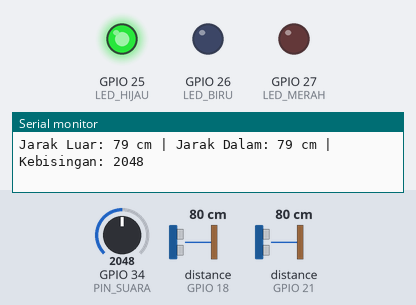
A sketch run on a simulated ESP32. Shown: output pins drawn as LEDs (lit = HIGH), the last lines printed to the serial monitor. Wiring (from diagram.json): 2 × ultrasonic range finder: trigger GPIO 5, echo GPIO 18 / trigger GPIO 19, echo GPIO 21. Dashed ring = blinking. The test bench sets the inputs (shaded band); at power-on: GPIO 34 (PIN_SUARA) = 2048, distance to the obstacle (sensors on GPIO 18, GPIO 21) 80 cm. The echo pulse lasts 58.3 µs per cm; pins used as bus, display or sensor lines are not drawn.

Above: at 1.2 s.
1.3 s: GPIO 34 (PIN_SUARA) set to 2455
2.8 s: GPIO 34 (PIN_SUARA) set to 2526
At 3.03 s:
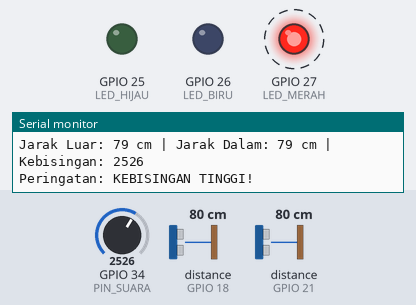
5.8 s: GPIO 34 (PIN_SUARA) set to 2460
At 7.0 s:
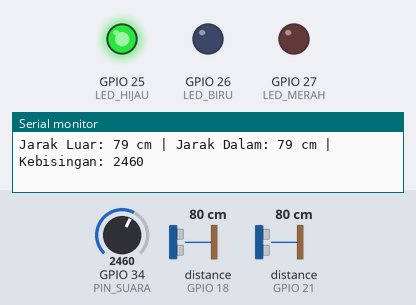
7.4 s: GPIO 34 (PIN_SUARA) set to 2540
At 7.96 s:
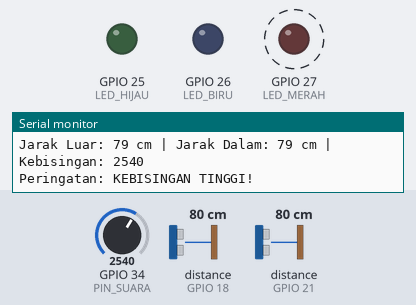
Timing chart, 0 to 11.4 s (numbered marks = the images above; inputs shaded):
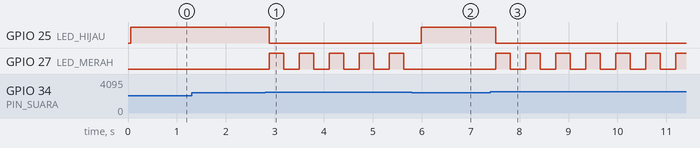

Measured:
- the behaviour switches between 2500 and 2501 on GPIO 34 (PIN_SUARA) (found by bisection; images 0 and 1)
- after the input at 2.8 s, GPIO 25 (LED_HIJAU): HIGH → LOW after 0.08 s; GPIO 27 (LED_MERAH): alternates HIGH for 0.30 s and LOW for 0.31 s, starting after 0.08 s
- after the input at 5.8 s, GPIO 25 (LED_HIJAU): LOW → HIGH after 0.19 s; GPIO 27 (LED_MERAH): stops changing and stays LOW
- after the input at 7.4 s, GPIO 25 (LED_HIJAU): HIGH → LOW after 0.11 s; GPIO 27 (LED_MERAH): alternates HIGH for 0.30 s and LOW for 0.31 s, starting after 0.11 s

The sketch:

sketch.ino
```cpp
// Konfigurasi Pin
const int LED_HIJAU = 25;
const int LED_BIRU = 26;
const int LED_MERAH = 27;

const int TRIG_LUAR = 5;
const int ECHO_LUAR = 18;
const int TRIG_DALAM = 19;
const int ECHO_DALAM = 21;
const int PIN_SUARA = 34; // Pin untuk simulasi sensor suara (Potensiometer)

// Variabel Sistem
int jumlahOrang = 0;
const int BATAS_JARAK = 50; // Jarak deteksi (cm)
int statusLangkah = 0;

void setup() {
  Serial.begin(115200);

  // Inisialisasi Pin
  pinMode(LED_HIJAU, OUTPUT);
  pinMode(LED_BIRU, OUTPUT);
  pinMode(LED_MERAH, OUTPUT);

  pinMode(TRIG_LUAR, OUTPUT);
  pinMode(ECHO_LUAR, INPUT);
  pinMode(TRIG_DALAM, OUTPUT);
  pinMode(ECHO_DALAM, INPUT);

  // Karena potensiometer adalah sensor analog, tidak wajib dideklarasikan, tapi disarankan
  pinMode(PIN_SUARA, INPUT);

  Serial.println("Sistem Smartroom Aktif!");
  Serial.println("Membaca data sensor...");
}

void loop() {
  // 1. Membaca nilai dari Potensiometer (Simulasi Suara)
  int nilaiKebisingan = analogRead(PIN_SUARA);

  // 2. Membaca jarak dari kedua sensor ultrasonik
  int jarakLuar = ukurJarak(TRIG_LUAR, ECHO_LUAR);
  int jarakDalam = ukurJarak(TRIG_DALAM, ECHO_DALAM);

  // 3. Menampilkan data secara real-time ke Serial Monitor
  Serial.print("Jarak Luar: "); Serial.print(jarakLuar); Serial.print(" cm | ");
  Serial.print("Jarak Dalam: "); Serial.print(jarakDalam); Serial.print(" cm | ");
  Serial.print("Kebisingan: "); Serial.println(nilaiKebisingan);

  // --- LOGIKA SENSOR SUARA ---
  // Jika nilai potensiometer diputar melewati batas (misal 2500)
  if (nilaiKebisingan > 2500) {
    Serial.println("Peringatan: KEBISINGAN TINGGI!");
    digitalWrite(LED_MERAH, HIGH);
    digitalWrite(LED_HIJAU, LOW);
    digitalWrite(LED_BIRU, LOW);
    delay(300);
    digitalWrite(LED_MERAH, LOW);
    delay(300);
    return; // Lewati logika di bawahnya sejenak sampai kondisi tenang
  } else {
    digitalWrite(LED_MERAH, LOW);
  }

  // --- LOGIKA PENGHITUNG ORANG (SENSOR ULTRASONIK) ---
  // Seseorang masuk: Terdeteksi di Luar dulu, lalu Dalam
  if (jarakLuar < BATAS_JARAK && statusLangkah == 0) {
    statusLangkah = 1;
  } else if (jarakDalam < BATAS_JARAK && statusLangkah == 1) {
    jumlahOrang++;
    statusLangkah = 0;
    Serial.print(">>> ORANG MASUK! Total di ruangan: "); Serial.println(jumlahOrang);
    delay(1000);
  }

  // Seseorang keluar: Terdeteksi di Dalam dulu, lalu Luar
  if (jarakDalam < BATAS_JARAK && statusLangkah == 0) {
    statusLangkah = 2;
  } else if (jarakLuar < BATAS_JARAK && statusLangkah == 2) {
    if (jumlahOrang > 0) jumlahOrang--;
    statusLangkah = 0;
    Serial.print("<<< ORANG KELUAR! Total di ruangan: "); Serial.println(jumlahOrang);
    delay(1000);
  }

  // Reset jika orang cuma lewat di depan pintu dan tidak masuk/keluar
  if (jarakLuar >= BATAS_JARAK && jarakDalam >= BATAS_JARAK) {
    delay(50);
  }

  // --- LOGIKA INDIKATOR RUANGAN ---
  if (jumlahOrang == 0) {
    digitalWrite(LED_HIJAU, HIGH); // Ruangan kosong
    digitalWrite(LED_BIRU, LOW);
  } else {
    digitalWrite(LED_HIJAU, LOW);
    digitalWrite(LED_BIRU, HIGH);  // Ruangan terisi
  }

  delay(200); // Jeda pendek agar Serial Monitor tidak terlalu cepat bergeser
}

// Fungsi Bantuan untuk membaca jarak Ultrasonik
int ukurJarak(int pinTrig, int pinEcho) {
  digitalWrite(pinTrig, LOW);
  delayMicroseconds(2);
  digitalWrite(pinTrig, HIGH);
  delayMicroseconds(10);
  digitalWrite(pinTrig, LOW);

  long durasi = pulseIn(pinEcho, HIGH);
  int jarak = durasi * 0.034 / 2;

  if (jarak == 0 || jarak > 400) return 400; // Kembalikan nilai maksimal jika tidak ada objek
  return jarak;
}
```
